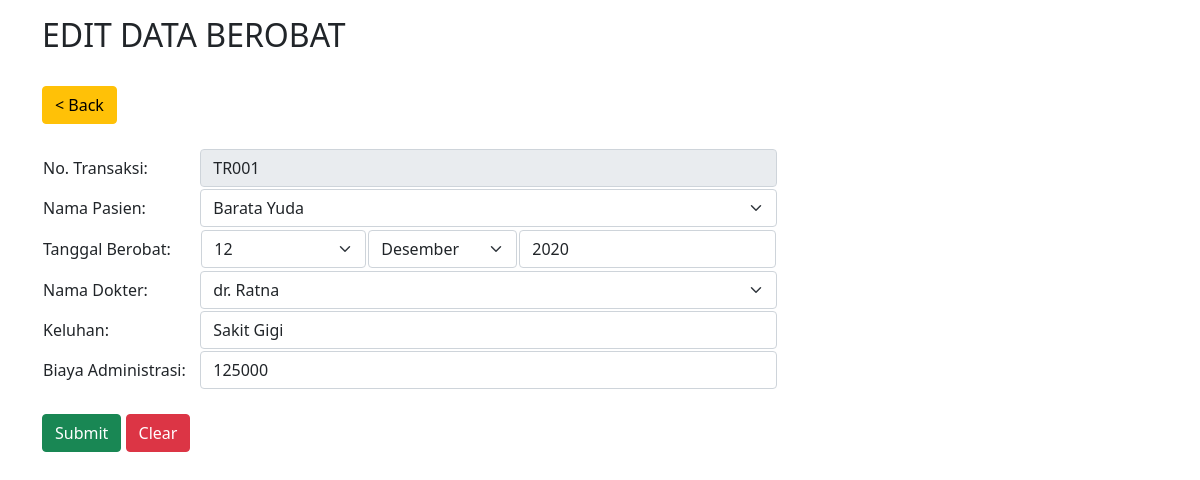
The app's page /list_berobat_edit.php?status=edit&no_transaksi=TR001 with its own data.
### tables this page shows
CREATE TABLE `berobat` (
  `No_Transaksi` varchar(255) NOT NULL,
  `Pasien_ID` int(11) DEFAULT NULL,
  `Tanggal_Berobat` date DEFAULT NULL,
  `Dokter_ID` int(11) DEFAULT NULL,
  `Keluhan` varchar(255) DEFAULT NULL,
  `Biaya_Adm` int(11) DEFAULT NULL
);

CREATE TABLE `pasien` (
  `Pasien_ID` int(11) NOT NULL,
  `Nama_Pasien` varchar(255) DEFAULT NULL,
  `Tanggal_Lahir` date DEFAULT NULL,
  `Jenis_Kelamin` varchar(255) DEFAULT NULL,
  `Alamat` varchar(255) DEFAULT NULL
);

CREATE TABLE `dokter` (
  `Dokter_ID` int(11) NOT NULL,
  `Nama_Dokter` varchar(255) DEFAULT NULL,
  `Poli_ID` int(11) DEFAULT NULL
);

### list_berobat_edit.php (the view, shortened to what this page needs)
<!DOCTYPE html>
<html lang="en">
<head>
	<link href="https://cdn.jsdelivr.net/npm/bootstrap@5.1.3/dist/css/bootstrap.min.css" rel="stylesheet">
</head>
<body>
	<?php
	$con = mysqli_connect("localhost", "root", "", "ujikom1");
	$q = mysqli_query($con, "SELECT * FROM berobat WHERE No_Transaksi='$_GET[no_transaksi]'");
	while ($h = mysqli_fetch_array($q)) {
		$no_transaksi = $h['No_Transaksi'];
		$pasien_id = $h['Pasien_ID'];
		$tanggal = explode("-", $h['Tanggal_Berobat']);
		$dokter_id = $h['Dokter_ID'];
		$keluhan = $h['Keluhan'];
		$biaya_adm = $h['Biaya_Adm'];
	}
	$option_pasien = "<option value='' style='display:none'>- Pilih Pasien -</option>";
	$q = mysqli_query($con, "SELECT * FROM pasien ORDER BY Nama_Pasien");
	while ($h = mysqli_fetch_array($q)) {
		$option_pasien = $option_pasien . "<option value=$h[Pasien_ID] " . ($pasien_id == $h['Pasien_ID'] ? 'selected' : '') . ">$h[Nama_Pasien]</option>";
	}
	$option_tanggal = "<option value='' style='display:none'>- Pilih Tanggal -</option>";
	for ($i = 1; $i <= 31; $i++) {
		$option_tanggal = $option_tanggal . "<option value=$i " . ($tanggal[2] == $i ? 'selected' : '') . ">$i</option>";
	}
	$bulan = ["", "Januari", "Februari", "Maret", "April", "Mei", "Juni", "Juli", "Agustus", "September", "Oktober", "November", "Desember"];
	$option_bulan = "<option value='' style='display:none'>- Pilih Bulan -</option>";
	for ($i = 1; $i <= 12; $i++) {
		$option_bulan = $option_bulan . "<option value=$i " . ($tanggal[1] == $i ? 'selected' : '') . ">$bulan[$i]</option>";
	}
	$option_dokter = "<option value='' style='display:none'>- Pilih Dokter -</option>";
	$q = mysqli_query($con, "SELECT * FROM dokter ORDER BY Nama_Dokter");
	while ($h = mysqli_fetch_array($q)) {
		$option_dokter = $option_dokter . "<option value=$h[Dokter_ID] " . ($dokter_id == $h['Dokter_ID'] ? 'selected' : '') . ">$h[Nama_Dokter]</option>";
	}
	?>
	<div class="container mt-3">
		<h2>EDIT DATA BEROBAT</h2><br>
		<a href='list_berobat.php?' class='btn btn-warning'>
			< Back</a><br><br>
				<form action="list_berobat_save_edit.php" method="post">
					<table>
						<tr>
							<td>No. Transaksi:</td>
							<td><input type="text" class="form-control" name="no_transaksi" value='<?php echo $no_transaksi ?>' readonly></td>
						</tr>
						<tr>
							<td>Nama Pasien:</td>
							<td><select class="form-select" name="pasien_id" value=<?php echo $pasien_id ?>><?php echo $option_pasien ?></select></td>
						</tr>
						<tr>
							<td>Tanggal Berobat:</td>
							<td>
								<table>
									<tr>
										<td><select class="form-select" name="tanggal"><?php echo $option_tanggal ?></select></td>
										<td><select class="form-select" name="bulan"><?php echo $option_bulan ?></select></td>
										<td><input type="number" class="form-control pull-left" name="tahun" value=<?php echo $tanggal[0] ?>></td>
									</tr>
								</table>
							</td>
						</tr>
						<tr>
							<td>Nama Dokter:</td>
							<td><select class="form-select" name="dokter_id"><?php echo $option_dokter ?></select></td>
						</tr>
						<tr>
							<td>Keluhan:</td>
							<td><input type="text" class="form-control" name="keluhan" value='<?php echo $keluhan ?>'></td>
						</tr>
						<tr>
							<td>Biaya Administrasi:&nbsp;&nbsp;&nbsp;</td>
							<td><input type="number" class="form-control" name="biaya_adm" value='<?php echo $biaya_adm ?>'></td>
						</tr>
					</table>
					<br>
					<button type="submit" class='btn btn-success'>Submit</button>
					<a href='list_berobat_edit.php?status=clear&no_transaksi=<?php echo $no_transaksi ?>' class='btn btn-danger'>Clear</a>
				</form>
	</div>
</body>
</html>

### records on screen
berobat: no_transaksi "TR001", pasien_id "Barata Yuda", tanggal "12", bulan "Desember", tahun "2020", dokter_id "dr. Ratna", keluhan "Sakit Gigi", biaya_adm "125000"
